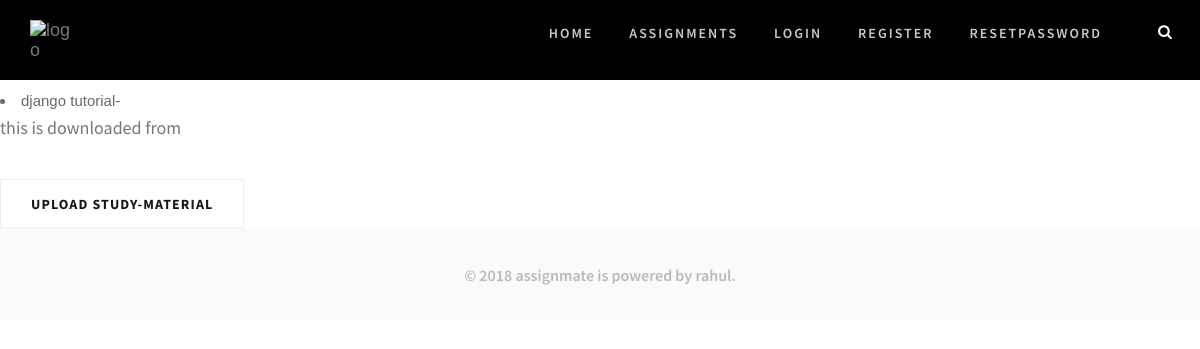
The app's page /studymaterial, older data.
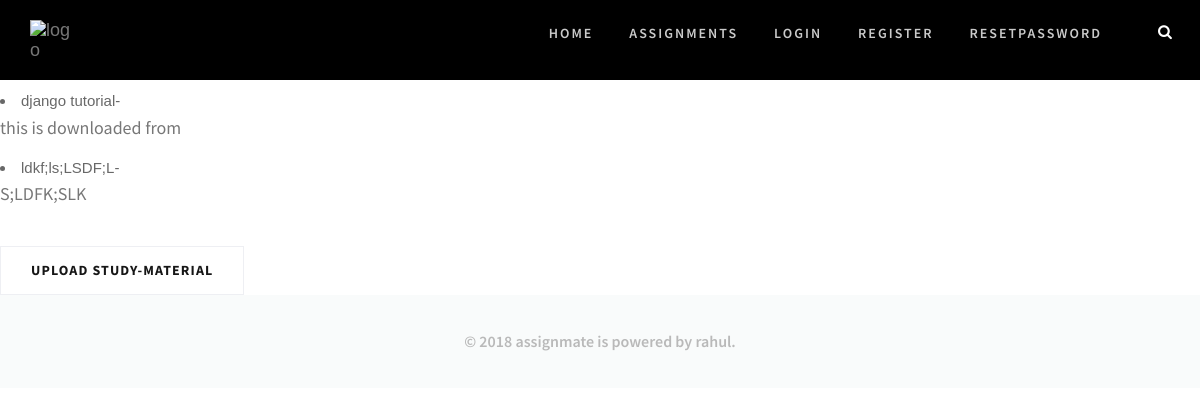
The same page, newer data.
### assignment/models.py (models this page shows, shortened)
class Studymaterial(models.Model):
    name=models.CharField(max_length=30)
    user=models.ForeignKey(User,on_delete=models.CASCADE)
    subject=models.CharField(max_length=20)
    discription=models.CharField(max_length=500)
    document=models.FileField(upload_to='documents//%Y/%m/%d/')
    uploaded_at=models.DateField(auto_now=True)
    objects = StudymaterialManager()

### assignment/views.py (the view)
# urls.py: path('studymaterial',studymaterial,name='studymaterial'),
def studymaterial(request):
    studymaterials = Studymaterial.objects.all()
    return render(request,'assignment/studymaterial.html',{'studymaterial':studymaterials})

### assignment/models.py (called while the page is built)
    def get_queryset(self):
        return StudymaterialQuerySet(self.model,using=self._db)

### assignment/templates/assignment/studymaterial.html
{% extends 'accounts/base.html'%}
{% block body %}
        <div class="col">
            {% for studymaterial in studymaterial %}
                <li><a href="{{studymaterial.document.url}}" target="_blank">{{studymaterial.name}}</a>-<p>{{studymaterial.discription}}</li>
            {% endfor%}
            <br>
            <a href="{% url 'assignment:uploadfile'%}" class="btn">upload study-material</a>
        </div>
{% endblock %}

Row changes from the older to the newer data that the page shows:
added Studymaterial: name "ldkf;ls;LSDF;L", discription "S;LDFK;SLK"
